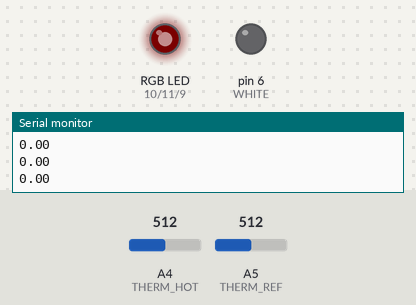
A sketch run on a simulated Arduino Uno, built with avr-gcc and run on an emulated ATmega328P. Shown: an RGB LED mixed from three pins (HIGH = lit), output pins drawn as LEDs (lit = HIGH), the last lines printed to the serial monitor. The test bench sets the inputs (shaded band); at power-on: A4 (THERM_HOT) = 512, A5 (THERM_REF) = 512. Dim RGB values are drawn brighter than linear.

Above: at 1.2 s.
1.3 s: A4 (THERM_HOT) set to 716
At 3.52 s:
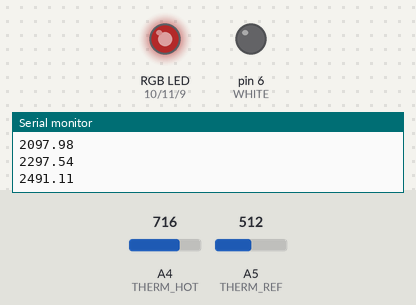
4.3 s: A5 (THERM_REF) set to 716
7.3 s: A4 (THERM_HOT) set to 900
At 8.55 s:
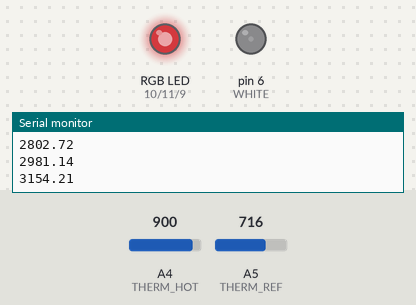
At 9.16 s:
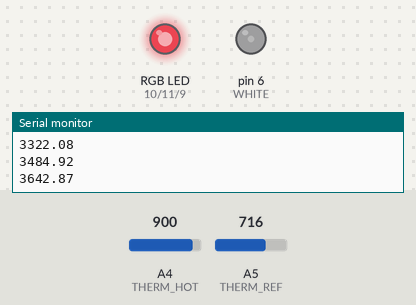
10.3 s: A5 (THERM_REF) set to 900
At 10.37 s:
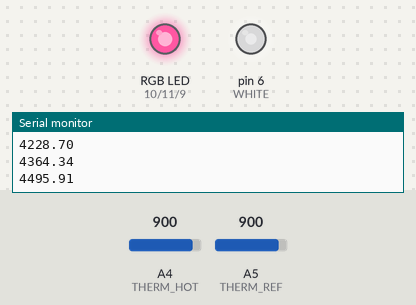
13.3 s: A4 (THERM_HOT) set to 1010
16.3 s: A5 (THERM_REF) set to 1010
Timing chart, 0 to 20.3 s (numbered marks = the images above; inputs shaded):
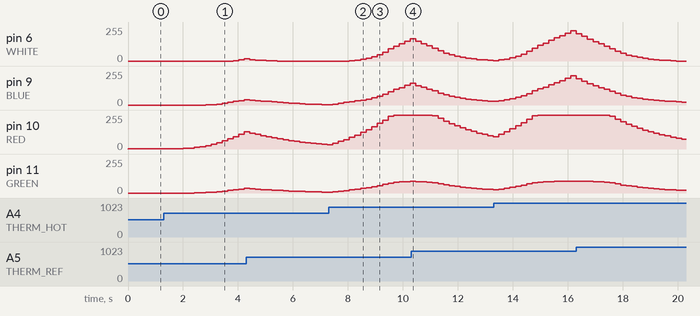

The sketch:

blacklight_v1.ino
```cpp
// Blacklight v1
//
// An arduino prototype of the blacklight, which
// responds to human body heat by adjusting the
// color temperature of a flashlight, from a dim
// red ember, through a bright white light, up
// to a very bright blue sky light.

// The structure of the lookup data
const int MIN_TEMP_K = 1000;
const int MAX_TEMP_K = 10000;
const int TEMP_STEP_K = 250;
const int BLACKBODY_LOOKUP_SIZE = (MAX_TEMP_K - MIN_TEMP_K)/TEMP_STEP_K + 1;

// Converts a temperature to its (full-brightness)
// RGBW values. These were calculated using a
// seperate utility I wrote that estimates both the
// blackbody and LED-spectral CIE values for a given
// set of PWM brightness values.
static int blackbody[BLACKBODY_LOOKUP_SIZE][4] = {
{255, 8, 0, 0},
{255, 17, 0, 0},
{255, 28, 0, 0},
{255, 38, 2, 0},
{255, 47, 17, 0},
{255, 55, 37, 0},
{255, 62, 63, 0},
{255, 67, 79, 3},
{255, 69, 76, 17},
{255, 71, 77, 34},
{255, 73, 83, 52},
{255, 76, 93, 74},
{255, 80, 110, 101},
{255, 85, 134, 134},
{254, 88, 163, 169},
{255, 90, 197, 206},
{255, 91, 237, 245},
{226, 80, 250, 255},
{194, 68, 255, 252},
{164, 56, 254, 245},
{138, 46, 255, 238},
{117, 37, 255, 231},
{99, 30, 254, 224},
{83, 24, 255, 218},
{69, 19, 255, 212},
{56, 14, 255, 206},
{45, 10, 255, 200},
{36, 7, 255, 195},
{27, 4, 255, 191},
{20, 2, 255, 186},
{13, 1, 255, 181},
{7, 0, 255, 175},
{2, 0, 255, 169},
{0, 0, 255, 157},
{0, 0, 255, 150},
{0, 0, 255, 144}
};

// The LED PWM pins
// Actually drives the AMC7135 drivers
const int RED = 10;
const int GREEN = 11;
const int BLUE = 9;
const int WHITE = 6;

// The termistor pins
const int THERM_REF = A5;
const int THERM_HOT = A4;

// Moving average weight to smooth
// the termistor values.
const float alpha = 0.03;

// State variables for the loop
int sensorValue = 0;
float sensor_iit = 0.0;
int outputValue = 0;        // value output to the PWM (analog out)
int wait_time = 100;
double rgbw[4];

// Converts temperature into a brightness
// Note: This isn't purely physical, as
// blackbody brightness goes as T^4
// under the Stefan–Boltzmann law
float temp_to_brightness(float temp) {
  float lin = min((temp/4000.0), 1.0);
  return lin*lin*lin;
}

// Converts the temperature to an RGBW
// value. For intermediate temperatures,
// it interpolates within the lookup table
void temp_to_rgbw(double * rgbw, float temp) {
  int ind = 0;
  int lower[4];
  int upper[4];
  temp = max(min(temp, MAX_TEMP_K), MIN_TEMP_K);
  ind = (int) ((int) temp - MIN_TEMP_K)/TEMP_STEP_K;
  for (int i = 0; i < 4; i++) {
    lower[i] = blackbody[ind][i];
    upper[i] = blackbody[min(ind + 1, BLACKBODY_LOOKUP_SIZE - 1)][i];
  }
  float err = (temp - (float) MIN_TEMP_K)/((float) TEMP_STEP_K) - (float) ind;
  // Interpolate between temperatures
  for (int i = 0; i < 4; i++) {
    rgbw[i] = ((1.0 - err)*lower[i] + err*upper[i])*temp_to_brightness(temp);
  }
}

// Turn off the LED's
void setup() {
  // put your setup code here, to run once:
  analogWrite(RED, 0);
  analogWrite(GREEN, 0);
  analogWrite(BLUE, 0);
  analogWrite(WHITE, 0);
  Serial.begin(9600);
}

void loop() {
  // Measure the difference between the hot and reference
  // thermistor. By making it differential, we allow the
  // device to work in various ambient temperatures
  sensorValue = min(max(analogRead(THERM_HOT) - analogRead(THERM_REF), 0), 35);
  // Smooth the value
  sensor_iit = alpha*sensorValue + (1.0 - alpha)*sensor_iit;
  Serial.println(sensor_iit*250.0);
  // Convert the smoothed "temperature" to
  // an rgbw value
  temp_to_rgbw(rgbw, sensor_iit*250.0);
  analogWrite(RED, rgbw[0]);
  analogWrite(GREEN, rgbw[1]);
  analogWrite(BLUE, rgbw[2]);
  analogWrite(WHITE, rgbw[3]);
  delay(200);
}
```

Measured:
- after the input at 1.3 s, pin 6 (WHITE): 0/255 → 3/255 after 2.5 s, → 8/255 0.20 s later, → 16/255 0.20 s later; pin 9 (BLUE): moves from 0/255 to 39/255 over 1.4 s, starting after 1.5 s; pin 10 (RED): moves from 3/255 to 131/255 over 2.2 s, starting after 0.71 s; pin 11 (GREEN): moves from 0/255 to 36/255 over 1.8 s, starting after 1.1 s
- after the input at 7.3 s, pin 6 (WHITE): moves from 0/255 to 168/255 over 2.2 s, starting after 0.76 s
